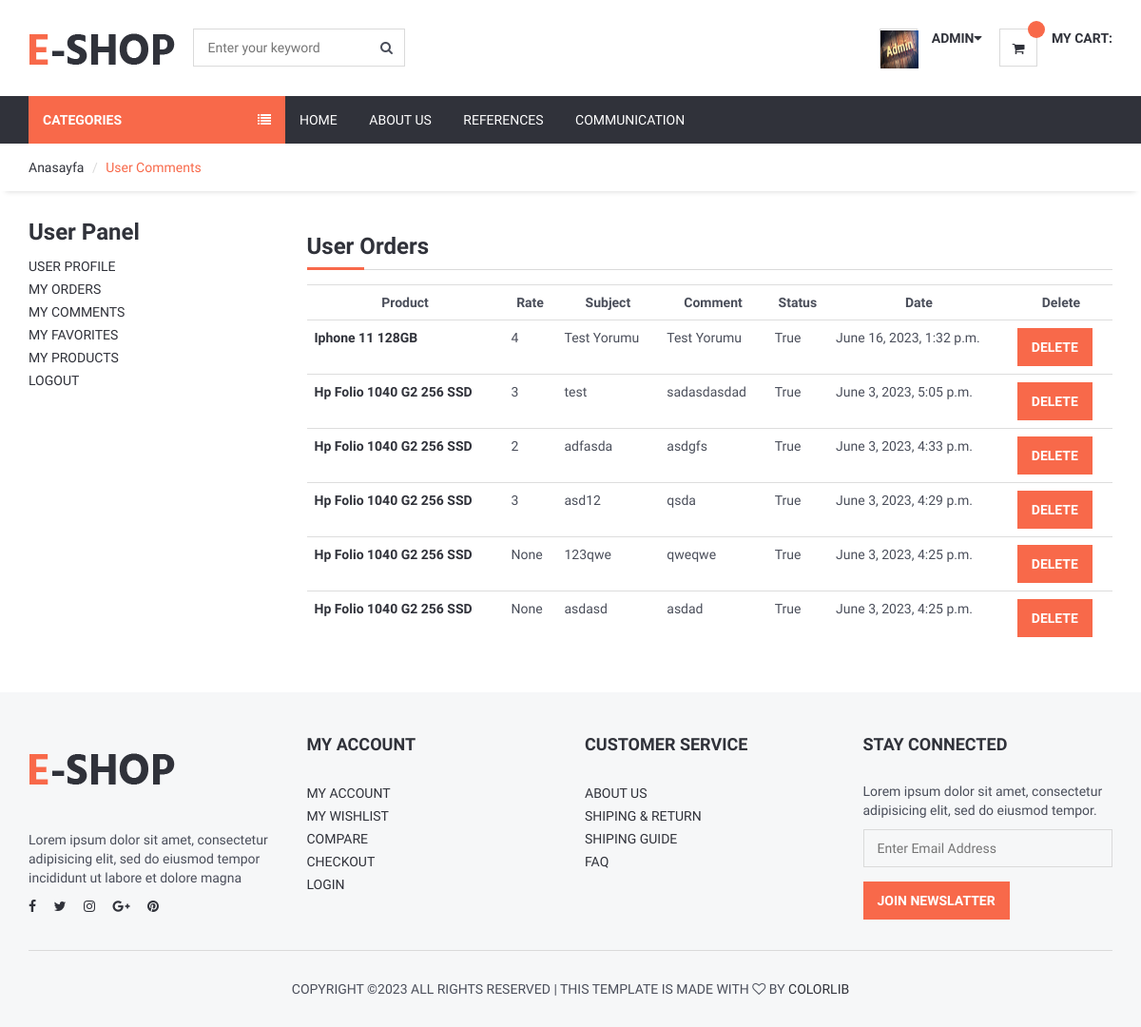
Page /user/comments (signed in) on the committed database.
### user/models.py (models this page shows, shortened)
class UserProfile(models.Model):
    user = models.OneToOneField(User, on_delete=models.CASCADE)
    phone = models.CharField(max_length=10, help_text='(5xx-xxx-xx-xx)')
    address = models.CharField(max_length=150)
    city = models.CharField(max_length=150)
    country = models.CharField(max_length=150)
    image = models.ImageField( upload_to='images/users/', default='images/users/defaultprofile.jpeg')
    def image_tag(self):
        return mark_safe('<img src="{}" height="50" width="50"/>'.format(self.image.url))
    image_tag.short_description = 'Image'

### product/models.py (models this page shows, shortened)
class Comment(models.Model):
    STATUS = (
        ('True', 'Evet'),
        ('False', 'Hayır'),
    )
    product = models.ForeignKey(Product, on_delete=models.CASCADE)
    user = models.ForeignKey(User, on_delete=models.CASCADE)
    subject = models.CharField(max_length=50)
    comment = models.TextField(max_length=200)
    rate = models.IntegerField(blank=True, null=True)
    status = models.CharField(max_length=10, choices=STATUS, default='True')
    ip = models.CharField(max_length=20, blank=True)
    create_at = models.DateTimeField(auto_now_add=True)
    update_at = models.DateTimeField(auto_now=True)
    class Meta:
        ordering = ['-create_at']

class Product(models.Model):
    STATUS = (
        ('true', 'evet'),
        ('false', 'hayır'),
    )
    category = models.ForeignKey(Category, on_delete=models.CASCADE)
    title = models.CharField(max_length=140)
    keywords = models.CharField(max_length=255)
    description = models.CharField(max_length=255)
    image = models.ImageField(blank=True,
                              upload_to='images/', default='images/resimyok.jpeg')
    price = models.DecimalField(max_digits=10, decimal_places=2)
    amount = models.IntegerField()
    detail = RichTextUploadingField()
    slug = AutoSlugField(populate_from='title')
    status = models.CharField(max_length=10, choices=STATUS)
    create_at = models.DateTimeField(auto_now_add=True)
    update_at = models.DateTimeField(auto_now=True)
    class Meta:
        verbose_name = 'product'
        verbose_name_plural = 'products'
    def image_tag(self):
        return mark_safe('<img src="{}" height="50" width="50"/>'.format(self.image.url))
    image_tag.short_description = 'Image'

### user/views.py (the view)
# urls.py: path('comments', views.comments, name='comments'),
@login_required(login_url='/login')
def comments(request):
    category = Category.objects.all()
    comments = Comment.objects.filter(user_id=request.user.id)
    context = {
        'category': category,
        'comments': comments,
    }
    return render(request, 'user_comments.html', context)

### templates/user_comments.html (shortened to what this page needs)
{% extends 'homebase.html' %}
{% block sidebar %}
  {% include 'sidebar.html' %}
{% endblock %}
{% block content %}
  <div id="breadcrumb">
    <div class="container">
      <ul class="breadcrumb">
        <li>
          <a href="/">Anasayfa</a>
        </li>
        <li class="active">User Comments</li>
      </ul>
    </div>
  </div>
  <div class="section">
    <div class="container">
      <div class="row">
        <div class="col-md-3">
          <div class="billing-details">
            {% include 'user_panel.html' %}
          </div>
        </div>
        <div class="col-md-9">
          <div class="section-title">
            <h3>User Orders</h3>
          </div>
          <table class="Cart-table table">
            <tr>
              <th class="text-center">Product</th>
              <th class="text-center">Rate</th>
              <th class="text-center">Subject</th>
              <th class="text-center">Comment</th>
              <th class="text-center">Status</th>
              <th class="text-center">Date</th>
              <th class="text-center">Delete</th>
            </tr>
            {% for rs in comments %}
              <tr>
                <td class="text-left">
                  <a href="/product/{{ rs.product_id }}/{{ rs.product.slug }}"><strong>{{ rs.product.title }}</strong></a>
                </td>
                <td class="text-left">{{ rs.rate }}</td>
                <td class="text-left">{{ rs.subject }}</td>
                <td class="text-left">{{ rs.comment }}</td>
                <td class="text-left">{{ rs.status }}</td>
                <td class="text-left">{{ rs.create_at }}</td>
                <td class="text-left">
                  <a class="primary-btn" href="/user/deletecomment/{{ rs.id }}" onclick="return confirm('Delete! Are you sure?')">Delete</a>
                </td>
              </tr>
            {% endfor %}
          </table>
        </div>
      </div>
    </div>
  </div>
{% endblock %}

### templates/header.html (shortened to what this page needs)
{% load static %}
<header>
  <div id="header">
    <div class="container">
      <div class="pull-left">
        <div class="header-logo">
          <a class="logo" href="/"><img src="{%static './img/logo.png' %}" alt="" /></a>
        </div>
        <div class="header-search">
          <form action="/search_auto/" method="post">
            <input id="query" name="query" class="input search" type="text" placeholder="Enter your keyword" />
            <button class="search-btn"><i class="fa fa-search"></i></button>
          </form>
        </div>
      </div>
      <div class="pull-right">
        <ul class="header-btns">
        {% if request.user.is_authenticated %}
          <li class="header-account dropdown default-dropdown">
            <div class="dropdown-toggle" role="button" data-toggle="dropdown" aria-expanded="true">
              <div class="header-btns-icon">
                <i> <img src="{{user.userprofile.image.url}}" style="width: 40px; height: 40px;" alt=""> </i>
            </div>
              <strong class="text-uppercase">{{user.first_name}}<i class="fa fa-caret-down"></i></strong>
            </div>
            {% else %}
            <li>
            <a href="/login/" class="fa fa-user-o"> LOGIN</a> <br>
            <a href="/register/" class="fa fa-user-plus">REGISTER</a>
          </li>
            {% endif %}
          </li>
          <li class="header-cart dropdown default-dropdown">
            <a href="/shopcart">
              <div class="header-btns-icon">
                <i class="fa fa-shopping-cart"></i>
                <span class="qty">{{request.session.cart_items}}</span>
              </div>
              <strong class="text-uppercase">My Cart:</strong>
            </a>
          </li>
        </ul>
      </div>
    </div>
  </div>
</header>

### home/static/css/style.css (style rules this page uses)
body { font-family: 'Hind', sans-serif; color: #4A4E5A; overflow-x: hidden; }
h1, h2, h3, h4, h5, h6 { color: #30323A; margin: 0 0 10px; font-weight: 700; }
a { color: #30323A; -webkit-transition: 0.3s color; transition: 0.3s color; }
strong { color: #30323A; }
ul, ol { margin: 0; padding: 0; list-style: none }
.main-btn, .primary-btn { display: inline-block; padding: 10px 15px; text-transform: uppercase; font-weight: 700; border: none; -webkit-transition: 0.3s all; transition: 0.3s all; }
.primary-btn { color: #FFF; background-color: #F8694A; }
.input { width: 100%; height: 40px; padding: 0px 15px; border: none; background-color: transparent; -webkit-box-shadow: 0px 0px 0px 1px #DADADA inset, 0px 0px 0px 5px transparent; box-shadow: 0px 0px 0px 1px #DADADA inset, 0px 0px 0px 5px transparent; -webkit-transition: 0.3s all; transition: 0.3s all; }
.section { padding-top: 30px; padding-bottom: 30px; }
.section-title { position: relative; margin-bottom: 15px; margin-top: 15px; border-bottom: 1px solid #DADADA; }
.section-title:after { content: ""; position: absolute; left: 0; bottom: -1.5px; height: 3px; width: 60px; background-color: #F8694A; }
#breadcrumb { -webkit-box-shadow: 0px 6px 6px -6px rgba(0, 0, 0, 0.175); box-shadow: 0px 6px 6px -6px rgba(0, 0, 0, 0.175); }
.breadcrumb { background-color: transparent; border: none; border-radius: 0px; padding: 15px 0px; margin: 0; }
.breadcrumb>.active { color: #F8694A; }
.breadcrumb>li+li:before { color: #DADADA; }
#header { padding-top: 15px; padding-bottom: 15px; }
.header-logo { display: inline-block; margin-right: 15px; }
.header-logo .logo>img { width: 100%; max-height: 70px; }
.header-search { display: inline-block; padding: 15px 0px; max-width: 400px; }
.header-search>form { position: relative; }
.header-search>form .search-btn { position: absolute; top: 0px; right: 0px; width: 40px; height: 40px; background-color: transparent; border: none; }
.header-btns>li { display: inline-block; vertical-align: top; padding: 15px 0px; }
.header-btns>li+li { margin-left: 15px; }
.header-btns>li .header-btns-icon { position: relative; float: left; margin-right: 15px; width: 40px; height: 40px; line-height: 40px; text-align: center; color: #30323A; background-color: #FFF; border: 1px solid #DADADA; }
.header-btns .dropdown-toggle { display: block; cursor: pointer; }
.header-cart .header-btns-icon .qty { position: absolute; right: -9px; top: -9px; width: 18px; height: 18px; line-height: 18px; text-align: center; font-size: 10px; background: #F8694A; color: #FFF; border-radius: 50%; }

### rows in the picture
Comment: product "Iphone 11 128GB", rate "4", subject "Test Yorumu", comment "Test Yorumu", status "True", create_at "June 16, 2023, 1:32 p.m."
Comment: product "Hp Folio 1040 G2 256 SSD", rate "3", subject "test", comment "sadasdasdad", status "True", create_at "June 3, 2023, 5:05 p.m."
Comment: product "Hp Folio 1040 G2 256 SSD", rate "2", subject "adfasda", comment "asdgfs", status "True", create_at "June 3, 2023, 4:33 p.m."
Comment: product "Hp Folio 1040 G2 256 SSD", rate "3", subject "asd12", comment "qsda", status "True", create_at "June 3, 2023, 4:29 p.m."
Comment: product "Hp Folio 1040 G2 256 SSD", rate "None", subject "123qwe", comment "qweqwe", status "True", create_at "June 3, 2023, 4:25 p.m."
Comment: product "Hp Folio 1040 G2 256 SSD", rate "None", subject "asdasd", comment "asdad", status "True", create_at "June 3, 2023, 4:25 p.m."

### other values in the picture
{{ user.first_name }} "ADMIN"
